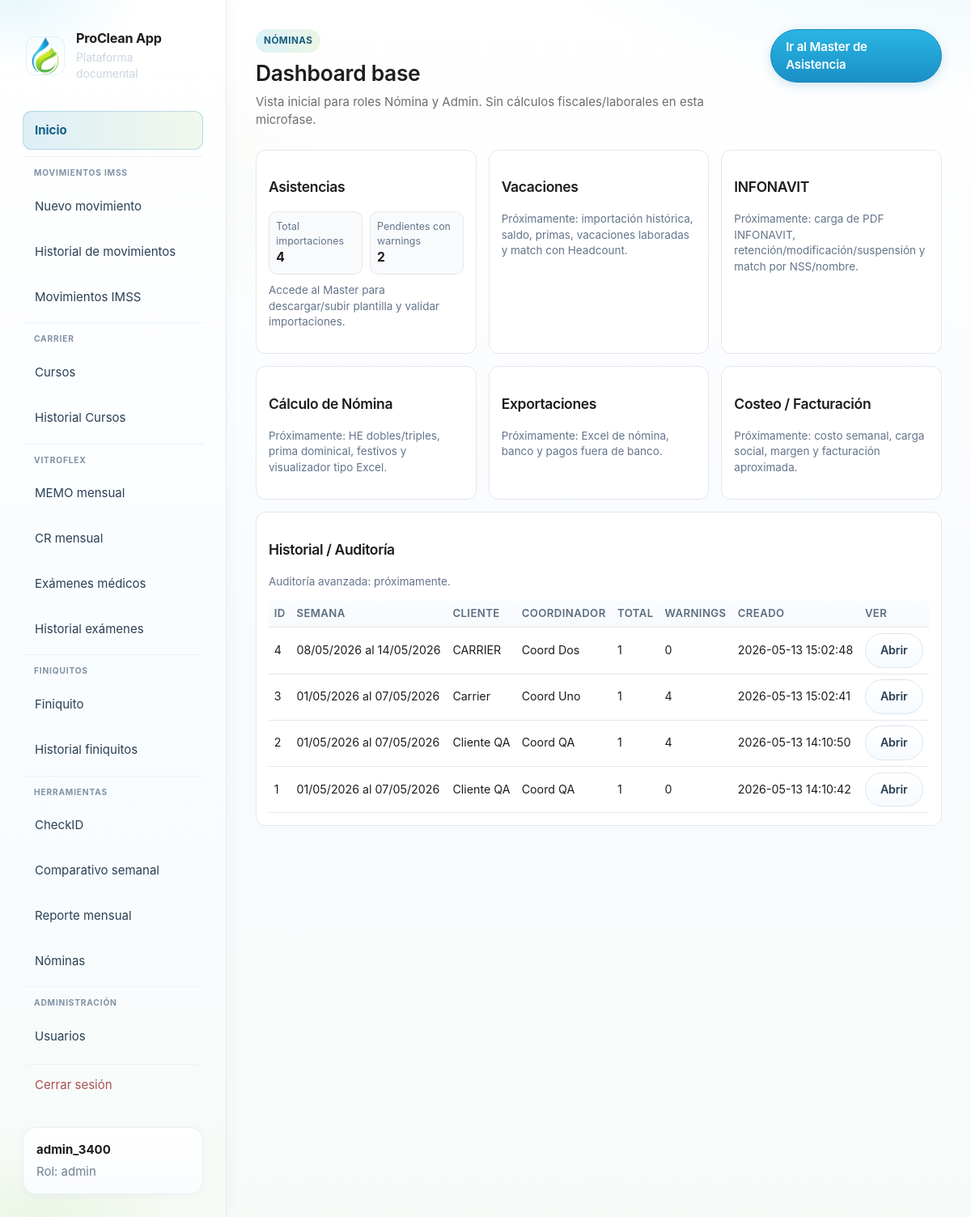
The page /nomina/ (signed in) on the database as committed earlier.
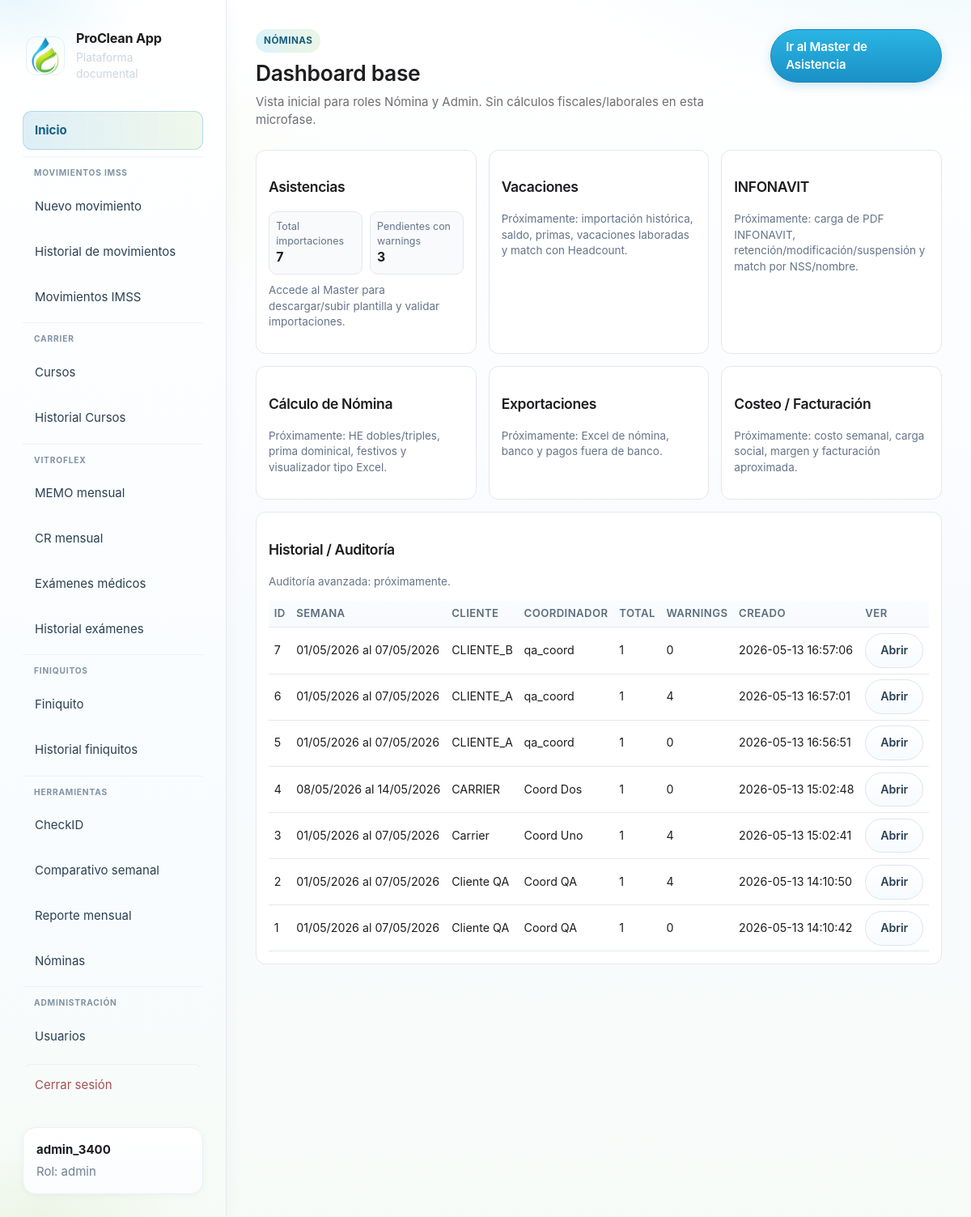
The same page on the database as committed later.
### tables this page shows
CREATE TABLE "users" (
            id INTEGER PRIMARY KEY AUTOINCREMENT,
            username TEXT NOT NULL UNIQUE,
            password_hash TEXT NOT NULL,
            role TEXT NOT NULL CHECK(role IN ('admin','usuario','coordinador','nomina')),
            created_at TEXT NOT NULL
        );

CREATE TABLE nomina_asistencia_imports (
            id INTEGER PRIMARY KEY AUTOINCREMENT,
            semana TEXT NOT NULL,
            fecha_inicio TEXT NOT NULL,
            fecha_fin TEXT NOT NULL,
            cliente TEXT NOT NULL,
            coordinador TEXT NOT NULL,
            filename TEXT NOT NULL,
            status TEXT NOT NULL,
            total_rows INTEGER NOT NULL DEFAULT 0,
            error_count INTEGER NOT NULL DEFAULT 0,
            warning_count INTEGER NOT NULL DEFAULT 0,
            created_by INTEGER,
            created_at TEXT NOT NULL,
            updated_at TEXT NOT NULL,
            raw_json TEXT
        , original_filename TEXT, file_hash TEXT);

### modules/nomina/blueprint.py (the view, shortened to what this page needs)
@nomina_bp.get("/")
@_nomina_access_required
def index():
    role = _current_role()
    if role in _NOMINA_DASHBOARD_ROLES:
        dash = nomina_dashboard_overview(_db_path(), recent_limit=12)
        return render_template("nomina/dashboard.html", dash=dash)

### app.py (called while the page is built)
def current_user():
    return getattr(g, "user", None)

def get_user_by_id(user_id: int | None):
    if not user_id:
        return None
    conn = sqlite3.connect(DB_PATH)
    conn.row_factory = sqlite3.Row
    try:
        return conn.execute("SELECT * FROM users WHERE id = ?", (user_id,)).fetchone()
    finally:
        conn.close()

### modules/carrier/blueprint.py (called while the page is built)
@carrier_curso_bp.app_context_processor
def _inject_forms_url():
    return {"carrier_forms_curso_url": FORMS_CURSO_URL}

### modules/nomina/blueprint.py (called while the page is built)
def _nomina_access_required(view):
    @wraps(view)
    def wrapped(*args, **kwargs):
        if g.user is None:
            return redirect(url_for("login"))
        role = str(g.user.get("role") if isinstance(g.user, dict) else g.user["role"]).strip().lower()
        if role not in _NOMINA_ALLOWED_ROLES:
            abort(403)
        return view(*args, **kwargs)
    return wrapped

def _db_path() -> str:
    return str(current_app.config["DATABASE"])

def _current_role() -> str:
    if g.user is None:
        return ""
    try:
        return str(g.user["role"] or "").strip().lower()
    except Exception:
        return ""

### templates/nomina/dashboard.html (shortened to what this page needs)
{% extends 'base.html' %}
{% block content %}
<section class="page-head">
  <div>
    <span class="eyebrow">Nóminas</span>
    <h2>Dashboard base</h2>
    <p>Vista inicial para roles Nómina y Admin. Sin cálculos fiscales/laborales en esta microfase.</p>
  </div>
  <a class="btn btn-primary" href="{{ url_for('nomina.master_hub') }}">Ir al Master de Asistencia</a>
</section>
<div class="nd-wrap">
  <div class="nd-grid">
    <section class="nd-card">
      <h3>Asistencias</h3>
      <div class="nd-kpis">
        <div class="nd-kpi"><span>Total importaciones</span><strong>{{ dash.total_imports }}</strong></div>
        <div class="nd-kpi"><span>Pendientes con warnings</span><strong>{{ dash.pending_warnings }}</strong></div>
      </div>
      <p class="nd-soon" style="margin-top:.7rem;">Accede al Master para descargar/subir plantilla y validar importaciones.</p>
    </section>
    <section class="nd-card">
      <h3>Vacaciones</h3>
      <p class="nd-soon">Próximamente: importación histórica, saldo, primas, vacaciones laboradas y match con Headcount.</p>
    </section>
    <section class="nd-card">
      <h3>INFONAVIT</h3>
      <p class="nd-soon">Próximamente: carga de PDF INFONAVIT, retención/modificación/suspensión y match por NSS/nombre.</p>
    </section>
    <section class="nd-card">
      <h3>Cálculo de Nómina</h3>
      <p class="nd-soon">Próximamente: HE dobles/triples, prima dominical, festivos y visualizador tipo Excel.</p>
    </section>
    <section class="nd-card">
      <h3>Exportaciones</h3>
      <p class="nd-soon">Próximamente: Excel de nómina, banco y pagos fuera de banco.</p>
    </section>
    <section class="nd-card">
      <h3>Costeo / Facturación</h3>
      <p class="nd-soon">Próximamente: costo semanal, carga social, margen y facturación aproximada.</p>
    </section>
  </div>
  <section class="nd-card">
    <h3>Historial / Auditoría</h3>
    <p class="nd-soon">Auditoría avanzada: próximamente.</p>
    <div class="nd-table-wrap">
      <table class="nd-table">
        <thead>
          <tr>
            <th>ID</th>
            <th>Semana</th>
            <th>Cliente</th>
            <th>Coordinador</th>
            <th>Total</th>
            <th>Warnings</th>
            <th>Creado</th>
            <th>Ver</th>
          </tr>
        </thead>
        <tbody>
          {% for item in dash.recent_imports %}
          <tr>
            <td>{{ item.id }}</td>
            <td>{{ item.semana }}</td>
            <td>{{ item.cliente }}</td>
            <td>{{ item.coordinador }}</td>
            <td>{{ item.total_rows }}</td>
            <td>{{ item.warning_count }}</td>
            <td>{{ item.created_at }}</td>
            <td><a class="btn btn-secondary" href="{{ url_for('nomina.asistencia_importada', import_id=item.id) }}">Abrir</a></td>
          </tr>
          {% endfor %}
        </tbody>
      </table>
    </div>
  </section>
</div>
{% endblock %}

### templates/base.html (shortened to what this page needs)
<!doctype html>
<html lang="es">
<head>
  <link rel="stylesheet" href="{{ url_for('static', filename='style.css') }}">
</head>
<body>
  <div class="app-shell{% if current_user %} app-shell--session{% endif %}">
    {% if current_user %}
    <aside id="app-sidebar" class="sidebar">
      {% include '_sidebar_body.html' %}
    </aside>
    {% endif %}
    <main class="main {% if not current_user %}main-auth{% endif %}">
      {% block content %}{% endblock %}
    </main>
  </div>
</body>
</html>

### templates/_sidebar_body.html
<div class="brand">
  <a class="brand-link" href="{% if current_user.role == 'admin' %}{{ url_for('dashboard') }}{% else %}{{ url_for('home_usuario') }}{% endif %}">
    <img class="brand-logo-icon" src="{{ url_for('static', filename='branding/proclean-isotype.png') }}" width="48" height="48" alt="">
    <div class="brand-text">
      <span class="brand-title">{{ app_name }}</span>
      <p class="brand-tagline">Plataforma documental</p>
    </div>
  </a>
</div>
<nav class="nav" aria-label="Principal">
  {% if current_user.role == 'admin' %}
  <a href="{{ url_for('dashboard') }}" class="nav-link nav-link-home">Inicio</a>
  {% else %}
  <a href="{{ url_for('home_usuario') }}" class="nav-link nav-link-home">Inicio</a>
  {% endif %}
  <div class="nav-group">
    <span class="nav-group-label">Movimientos IMSS</span>
    <a href="{{ url_for('nuevo_formato') }}" class="nav-link">Nuevo movimiento</a>
    <a href="{{ url_for('historial') }}" class="nav-link">Historial de movimientos</a>
    <a href="{{ url_for('exportacion_imss.index') }}" class="nav-link">Movimientos IMSS</a>
  </div>
  <div class="nav-group">
    <span class="nav-group-label">Carrier</span>
    <a href="{{ url_for('carrier_curso.index') }}" class="nav-link">Cursos</a>
    <a href="{{ url_for('carrier_curso.historial_exportaciones') }}" class="nav-link">Historial Cursos</a>
  </div>
  <div class="nav-group">
    <span class="nav-group-label">Vitroflex</span>
    <a href="{{ url_for('vitroflex.memo_mensual') }}" class="nav-link">MEMO mensual</a>
    <a href="{{ url_for('vitroflex.cr_mensual') }}" class="nav-link">CR mensual</a>
    <a href="{{ url_for('examenes_medicos.index') }}" class="nav-link">Exámenes médicos</a>
    <a href="{{ url_for('examenes_medicos.historial_page') }}" class="nav-link">Historial exámenes</a>
  </div>
  <div class="nav-group">
    <span class="nav-group-label">Finiquitos</span>
    <a href="{{ url_for('finiquitos.pagina_finiquito') }}" class="nav-link">Finiquito</a>
    <a href="{{ url_for('finiquitos.pagina_historial') }}" class="nav-link">Historial finiquitos</a>
  </div>
  <div class="nav-group">
    <span class="nav-group-label">Herramientas</span>
    <a href="{{ url_for('checkid_consulta') }}" class="nav-link">CheckID</a>
    <a href="{{ url_for('comparativo.index') }}" class="nav-link">Comparativo semanal</a>
    <a href="{{ url_for('comparativo.reporte_mensual_index') }}" class="nav-link">Reporte mensual</a>
    {% if current_user.role in ['admin', 'coordinador', 'nomina'] %}
    <a href="{{ url_for('nomina.index') }}" class="nav-link">Nóminas</a>
    {% endif %}
  </div>
  {% if current_user.role == 'admin' %}
  <div class="nav-group">
    <span class="nav-group-label">Administración</span>
    <a href="{{ url_for('admin_usuarios') }}" class="nav-link">Usuarios</a>
  </div>
  {% endif %}
  <a href="{{ url_for('logout') }}" class="nav-link danger nav-link-logout">Cerrar sesión</a>
</nav>
<div class="user-box">
  <strong>{{ current_user.username }}</strong>
  <span>Rol: {{ current_user.role }}</span>
</div>

### templates/nomina/dashboard.html (style rules this page uses)
.nd-wrap { display:grid; gap:1rem; }
.nd-grid { display:grid; grid-template-columns:repeat(3, 1fr); gap:1rem; }
.nd-card { background:#fff; border:1px solid #e5e7eb; border-radius:12px; padding:1rem; }
.nd-kpis { display:grid; grid-template-columns:repeat(2,1fr); gap:.6rem; margin-top:.6rem; }
.nd-kpi { background:#f8fafc; border:1px solid #e5e7eb; border-radius:10px; padding:.55rem; }
.nd-kpi span { display:block; color:#64748b; font-size:.83rem; }
.nd-kpi strong { font-size:1.05rem; }
.nd-table-wrap { overflow:auto; }
.nd-table { width:100%; border-collapse:collapse; min-width:760px; }
.nd-table th, .nd-table td { border-bottom:1px solid #e5e7eb; padding:.45rem; text-align:left; }
.nd-soon { color:#64748b; font-size:.9rem; }

Rows that differ between the two databases and show on the page:
added nomina_asistencia_imports: id "7", semana "01/05/2026 al 07/05/2026", cliente "CLIENTE_B", coordinador "qa_coord", total_rows "1", warning_count "0", created_at "2026-05-13 16:57:06"
added nomina_asistencia_imports: id "6", semana "01/05/2026 al 07/05/2026", cliente "CLIENTE_A", coordinador "qa_coord", total_rows "1", warning_count "4", created_at "2026-05-13 16:57:01"
added nomina_asistencia_imports: id "5", semana "01/05/2026 al 07/05/2026", cliente "CLIENTE_A", coordinador "qa_coord", total_rows "1", warning_count "0", created_at "2026-05-13 16:56:51"
Other text that changed with them:
{{ dash.total_imports }}: "4" → "7"
{{ dash.pending_warnings }}: "2" → "3"
